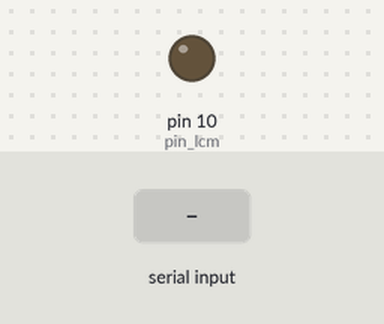
Simulated run of this sketch. Board: Arduino Uno, built with avr-gcc and run on an emulated ATmega328P. Parts: output pins drawn as LEDs (lit = HIGH). The inputs (shaded band) are chosen by the test bench. What the sketch prints to the serial monitor is not drawn.

Above: at 1.2 s.
1.3 s: "%\n" received over Serial
At 2.3 s:
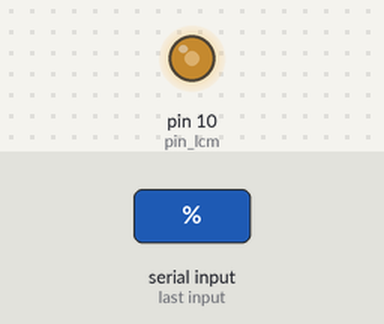
Timing chart, 0 to 13.8 s (numbered marks = the images above; inputs shaded):
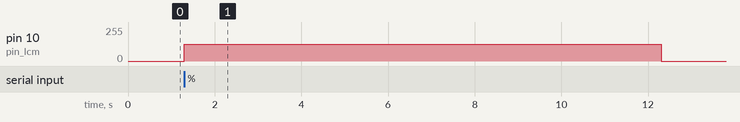

Measured:
- after the input at 1.3 s, pin 10 (pin_lcm): 0/255 → 127/255 at once, → 0/255 11.0 s later

The sketch:

command_module_serials.ino
```cpp
//String module_name = "OXYGEN_MODULE";
//String valid_signature = "33fdd8f3ac0";
//String module_name = "FUEL_MODULE";
//String valid_signature = "3b429d7e669";
//String module_name = "COMMS_MODULE";
//String valid_signature = "a49723307bb";
//String module_name = "POWER_MODULE";
//String valid_signature = "17f27f6b7b7";
String module_name = "TEMP_MODULE";
String valid_signature = "5ce5a69ac3f";

String input;
int pin_lcm = 10;
unsigned long timeout = 10000;
unsigned long timeoutStart;


void setup() {
  pinMode(pin_lcm, OUTPUT);
  Serial.begin(9600);
  Serial.println(module_name+ "_INTF: BOOT COMPLETE");
  analogWrite(pin_lcm,0);
}


//message format
//%module%state%signature%
void loop() {

  timeoutStart = millis(); //this gets set only after a serial message is decoded and loop starts again.
  while(!Serial.available() ){ //sits in the this loop if there is no serial data. after 10 seconds, it will timeout and set pin10 to 0, telling LCM nothing is connected.
    if (millis() - timeoutStart >= timeout){
      analogWrite(pin_lcm,0);
      timeoutStart = millis(); //reset the start time, so that this only runs every 10sec
      //Serial.println(module_name+ "_INTF: TIMEOUT. NOTHING CONNECTED"); printing a timeout msg makes it too easy to find valid pins
    }
  }

  analogWrite(pin_lcm,127);
  input ="";
  input = Serial.readStringUntil('\r');

  //parse the input. looking for %module%state%sig% | %OXYGEN_MODULE%OK%123456abcdf%
  int delimiter, delimiter_1, delimiter_2,delimiter_3;
  delimiter = input.indexOf("%");
  delimiter_1 = input.indexOf("%", delimiter + 1);
  delimiter_2 = input.indexOf("%", delimiter_1 +1);
  delimiter_3 = input.indexOf("%", delimiter_2 +1);
  String module = input.substring(delimiter + 1, delimiter_1);
  String state = input.substring(delimiter_1 + 1, delimiter_2);
  String signature = input.substring(delimiter_2 + 1, delimiter_3);


  if (!(module == module_name)){
    Serial.println(module_name+ "_INTF: UNRECOGNIZED INPUT");
  }
  else{
    if (state == "OK" && signature == valid_signature){
      Serial.println(module_name+ "_INTF: OK SET");
      analogWrite(pin_lcm,254);
    }
    else if (state == "OK" && !(signature == valid_signature)){
      Serial.println(module_name+ "_INTF: FAULT - INCORRECT SIGNATURE");
    }
    else if (state == "FAULT"){
      Serial.println(module_name+ "_INTF: FAULT SET");
    }
    else{
      Serial.println(module_name+ "_INTF: FAULT - UNRECOGNIZED STATE");
    }
  }
}
```
